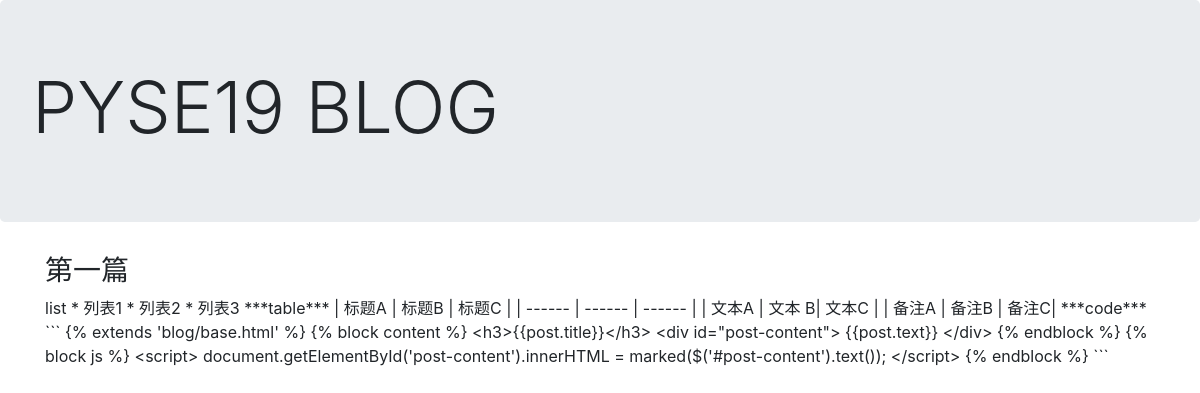
The page /blog/1/show on the database its author committed.
### blog/models.py (models this page shows, shortened)
class Post(models.Model):
	author = models.ForeignKey('auth.user',on_delete=models.CASCADE)
	title = models.CharField(max_length=200)
	text = models.TextField()
	created_date = models.DateTimeField(blank=True,default=timezone.now)
	published_date = models.DateTimeField(blank=True,null=True)

### blog/views.py (the view)
# urls.py: path('<int:post_id>/show',views.show,name='show'),
def show(request,post_id):
	post = get_object_or_404(Post,pk=post_id)
	return render(request,'blog/post_detail.html',{'post':post})

### blog/templates/blog/post_detail.html (shortened to what this page needs)
{% extends 'blog/base.html' %}
{% block content %}
<h3>{{post.title}}</h3>
<div id="post-content">
	{{post.text}}
</div>
{% endblock %}

### blog/templates/blog/base.html (shortened to what this page needs)
<!DOCTYPE html>
<html lang="en">
	<head>
		<link rel="stylesheet" href="https://maxcdn.bootstrapcdn.com/bootstrap/4.0.0-beta/css/bootstrap.min.css">
	</head>
	<body>
		<div class="jumbotron">
			<h2 class="display-3">PYSE19 BLOG</h2>
		</div>
		<div class="container">
			<div class="row">
				<div class="col-12">
					{% block content %}
					{% endblock %}
				</div>
			</div>
		</div>
	</body>
</html>

### rows shown on the page
Post: title "第一篇", text "list * 列表1 * 列表2 * 列表3 ***table*** | 标题A | 标题B | 标题C | | ------ | ------ | ------ | | 文本A | 文本 B| 文本C | | 备注A | 备注B | 备注C| ***code*** ``` {% extends 'blog/base.html' %} {% block content %} <h3>{{post.title}}</h3> <div id=\"post-content\"> {{post.text}} </div> {% endblock %} {% block js %} <script> document.getElementById('post-content').innerHTML = marked($('#post-content').text()); </script> {% endblock %} ```"
